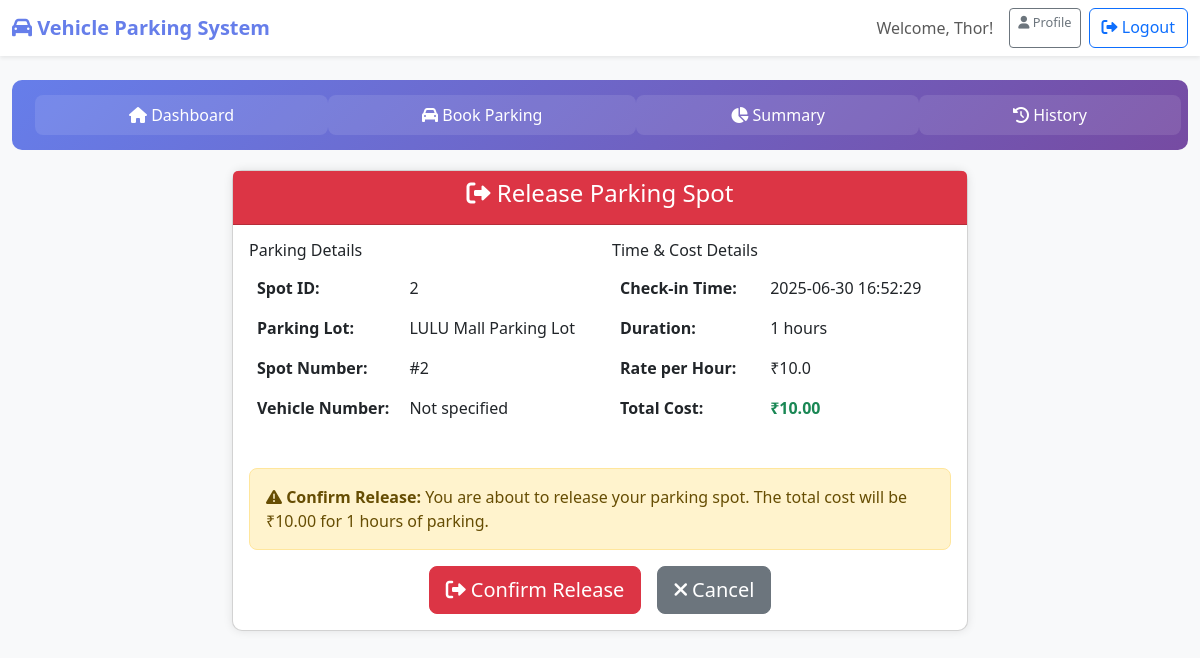
The app's page /release_parking/6 (signed in) with its own data.
### tables this page shows
CREATE TABLE reservations (
            id INTEGER PRIMARY KEY AUTOINCREMENT,
            user_id INTEGER NOT NULL,
            spot_id INTEGER NOT NULL,
            lot_id INTEGER NOT NULL,
            vehicle_number TEXT,
            check_in_time TIMESTAMP,
            check_out_time TIMESTAMP,
            total_cost REAL DEFAULT 0,
            status TEXT DEFAULT 'active',
            FOREIGN KEY (user_id) REFERENCES users (id),
            FOREIGN KEY (spot_id) REFERENCES parking_spots (id),
            FOREIGN KEY (lot_id) REFERENCES parking_lots (id)
        );

CREATE TABLE parking_lots (
            id INTEGER PRIMARY KEY AUTOINCREMENT,
            name TEXT NOT NULL,
            address TEXT NOT NULL,
            pin_code TEXT NOT NULL,
            price_per_hour REAL NOT NULL,
            max_spots INTEGER NOT NULL,
            created_at TIMESTAMP DEFAULT CURRENT_TIMESTAMP
        );

CREATE TABLE parking_spots (
            id INTEGER PRIMARY KEY AUTOINCREMENT,
            lot_id INTEGER NOT NULL,
            spot_number INTEGER NOT NULL,
            status TEXT DEFAULT 'available',
            vehicle_number TEXT,
            FOREIGN KEY (lot_id) REFERENCES parking_lots (id)
        );

### app.py (the view)
@app.route('/release_parking/<int:reservation_id>')
def release_parking_form(reservation_id):
    if 'user_id' not in session or session['role'] != 'user':
        return redirect(url_for('login'))
    conn = get_db_connection()
    reservation = conn.execute('''
        SELECT r.*, pl.name as lot_name, pl.price_per_hour, ps.spot_number
        FROM reservations r
        JOIN parking_lots pl ON r.lot_id = pl.id
        JOIN parking_spots ps ON r.spot_id = ps.id
        WHERE r.id = ? AND r.user_id = ? AND r.status = 'active'
    ''', (reservation_id, session['user_id'])).fetchone()
    if not reservation:
        flash('Reservation not found', 'error')
        conn.close()
        return redirect(url_for('user_dashboard'))
    check_in = datetime.fromisoformat(reservation['check_in_time'])
    now = datetime.now()
    duration = now - check_in
    duration_hours = max(1, int(duration.total_seconds() / 3600))
    estimated_cost = duration_hours * reservation['price_per_hour']
    conn.close()
    return render_template('release_parking_form.html',
                         reservation=dict(reservation),
                         duration_hours=duration_hours,
                         estimated_cost=estimated_cost)

### app.py (called while the page is built)
def get_db_connection():
    conn = sqlite3.connect(DATABASE)
    conn.row_factory = sqlite3.Row
    return conn

### templates/release_parking_form.html (shortened to what this page needs)
{% extends "base.html" %}
{% block content %}
<div class="container">
    <div class="row justify-content-center">
        <div class="col-md-8">
            <div class="card">
                <div class="card-header bg-danger text-white text-center">
                    <h4><i class="fas fa-sign-out-alt"></i> Release Parking Spot</h4>
                </div>
                <div class="card-body">
                    {% if reservation %}
                    <form method="POST" action="{{ url_for('release_spot', reservation_id=reservation.id) }}">
                        <div class="row mb-4">
                            <div class="col-md-6">
                                <h6>Parking Details</h6>
                                <table class="table table-borderless">
                                    <tr>
                                        <td><strong>Spot ID:</strong></td>
                                        <td>{{ reservation.spot_id }}</td>
                                    </tr>
                                    <tr>
                                        <td><strong>Parking Lot:</strong></td>
                                        <td>{{ reservation.lot_name }}</td>
                                    </tr>
                                    <tr>
                                        <td><strong>Spot Number:</strong></td>
                                        <td>#{{ reservation.spot_number }}</td>
                                    </tr>
                                    <tr>
                                        <td><strong>Vehicle Number:</strong></td>
                                        <td>{{ reservation.vehicle_number or 'Not specified' }}</td>
                                    </tr>
                                </table>
                            </div>
                            <div class="col-md-6">
                                <h6>Time & Cost Details</h6>
                                <table class="table table-borderless">
                                    <tr>
                                        <td><strong>Check-in Time:</strong></td>
                                        <td>{{ reservation.check_in_time[:19] if reservation.check_in_time else 'N/A' }}</td>
                                    </tr>
                                    <tr>
                                        <td><strong>Duration:</strong></td>
                                        <td>{{ duration_hours }} hours</td>
                                    </tr>
                                    <tr>
                                        <td><strong>Rate per Hour:</strong></td>
                                        <td>₹{{ reservation.price_per_hour }}</td>
                                    </tr>
                                    <tr>
                                        <td><strong>Total Cost:</strong></td>
                                        <td class="text-success"><strong>₹{{ "%.2f"|format(estimated_cost) }}</strong></td>
                                    </tr>
                                </table>
                            </div>
                        </div>
                        <div class="alert alert-warning">
                            <i class="fas fa-exclamation-triangle"></i>
                            <strong>Confirm Release:</strong> You are about to release your parking spot.
                            The total cost will be ₹{{ "%.2f"|format(estimated_cost) }} for {{ duration_hours }} hours of parking.
                        </div>
                        <div class="d-grid gap-2 d-md-flex justify-content-md-center">
                            <button type="submit" class="btn btn-danger btn-lg me-md-2">
                                <i class="fas fa-sign-out-alt"></i> Confirm Release
                            </button>
                            <a href="{{ url_for('user_dashboard') }}" class="btn btn-secondary btn-lg">
                                <i class="fas fa-times"></i> Cancel
                            </a>
                        </div>
                    </form>
                    {% endif %}
                </div>
            </div>
        </div>
    </div>
</div>
{% endblock %}

### templates/base.html (style rules this page uses)
body { background-color: #f8f9fa; }
.card { border-radius: 10px; box-shadow: 0 0 10px rgba(0,0,0,0.1); }
.alert { border-radius: 8px; }
.table { border-radius: 8px; overflow: hidden; }

### records on screen
reservations: spot_id "2", check_in_time "2025-06-30 16:52:29"
parking_lots: lot_name "LULU Mall Parking Lot", price_per_hour "10.0"
parking_spots: spot_number "2"

### other values on screen
{{ session.full_name }} "Thor"
{{ reservation.vehicle_number or 'Not specified' }} "Not specified"
{{ duration_hours }} "1"
{{ "%.2f"|format(estimated_cost) }} "10.00"
